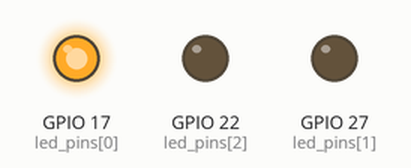
This program was run on a simulated Raspberry Pi (BCM pin numbers). Shown: output pins drawn as LEDs (lit = HIGH).

Above: at 0.2 s.
At 0.7 s:
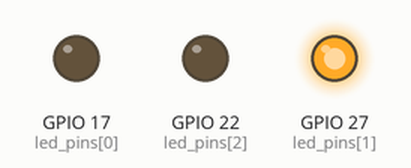
At 2.7 s:
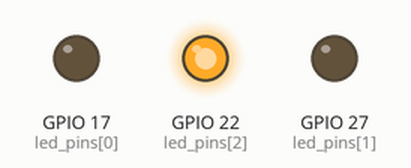
Timing chart, 0 to 3.5 s (numbered marks = the images above):
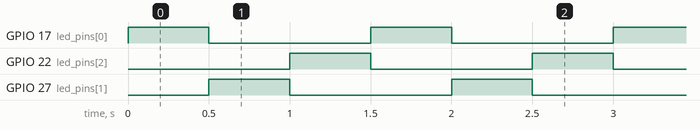

Measured:
- by itself, GPIO 17 (led_pins[0]), GPIO 22 (led_pins[2]), GPIO 27 (led_pins[1]): alternates HIGH for 0.50 s and LOW for 1.0 s
- by itself, everything shown: repeats every 1.5 s, in 3 steps

The program:

test.py
```python
import RPi.GPIO as GPIO
import time

# use BCM numbering
GPIO.setmode(GPIO.BCM)

# pins you chose
led_pins = [17, 27, 22]

# setup pins as outputs
for pin in led_pins:
    GPIO.setup(pin, GPIO.OUT)

try:
    while True:
        for pin in led_pins:
            GPIO.output(pin, GPIO.HIGH)  # led on
            time.sleep(0.5)
            GPIO.output(pin, GPIO.LOW)   # led off
except KeyboardInterrupt:
    GPIO.cleanup()
```
